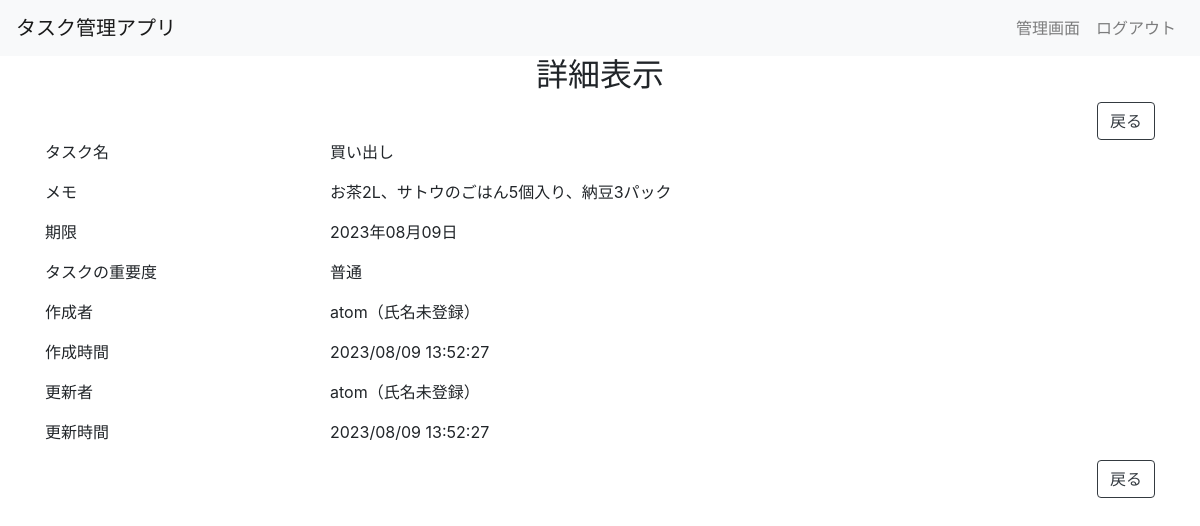
Page /detail/1/ (signed in) on the committed database.
### app/models.py (models this page shows, shortened)
class Item(models.Model):
    sample_1 = models.CharField(
        verbose_name='タスク名',
        max_length=20,
        blank=True,
        null=True,
    )
    sample_2 = models.TextField(
        verbose_name='メモ',
        blank=True,
        null=True,
    )
    sample_7 = models.DateField(
        verbose_name='期限',
        blank=True,
        null=True,
    )
    sample_9_choice = (
        (1, '重要'),
        (2, '緊急'),
        (3, '普通'),
    )
    sample_9 = models.IntegerField(
        verbose_name='タスクの重要度',
        choices=sample_9_choice,
        blank=True,
        null=True,
    )
    created_by = models.ForeignKey(
        User,
        verbose_name='作成者',
        blank=True,
        null=True,
        related_name='CreatedBy',
        on_delete=models.SET_NULL,
        editable=False,
    )
    created_at = models.DateTimeField(
        verbose_name='作成時間',
        blank=True,
        null=True,
        editable=False,
    )
    updated_by = models.ForeignKey(
        User,
        verbose_name='更新者',
        blank=True,
        null=True,
        related_name='UpdatedBy',
        on_delete=models.SET_NULL,
        editable=False,
    )
    updated_at = models.DateTimeField(
        verbose_name='更新時間',
        blank=True,
        null=True,
        editable=False,
    )
    class Meta:
        verbose_name = 'タスク管理'
        verbose_name_plural = 'タスク管理'

### users/models.py (models this page shows, shortened)
class User(AbstractUser):
    full_name = models.CharField(
        verbose_name='氏名',
        max_length=100,
        blank=True
    )
    is_staff = models.BooleanField(
        _('staff status'),
        default=True,
    )
    def get_full_name(self):
        if self.full_name:
            return self.full_name
        else:
            return self.username + '（氏名未登録）'

### app/views.py (the view)
# urls.py: path('detail/<int:pk>/', ItemDetailView.as_view(), name='detail'),
class ItemDetailView(LoginRequiredMixin, DetailView):
    model = Item
    def get_context_data(self, **kwargs):
        return super().get_context_data(**kwargs)

### app/templates/app/item_detail.html
{% extends "./_base.html" %}
{% block content %}
    <div class="container">
        <h2 class="text-center">詳細表示</h2>
        <div class="row">
            <div class="col-12">
                <a class="btn btn-outline-dark float-right" href="{% url 'index' %}">戻る</a>
            </div>
        </div>
        {% include "./item_detail_contents.html" %}
        <div class="row">
            <div class="col-12">
                <a class="btn btn-outline-dark float-right" href="{% url 'index' %}">戻る</a>
            </div>
        </div>
    </div>
{% endblock %}

### app/templates/app/item_detail_contents.html
<div class="row">
    <div class="col-5 col-sm-3">
        <p>タスク名</p>
    </div>
    <div class="col-7 col-sm-9">
        <p>{{  item.sample_1|default_if_none:"未入力"  }}</p>
    </div>
</div>
<div class="row">
    <div class="col-5 col-sm-3">
        <p>メモ</p>
    </div>
    <div class="col-7 col-sm-9">
        <p>{{  item.sample_2|default_if_none:"未入力" }}</p>
    </div>
</div>
<div class="row">
    <div class="col-5 col-sm-3">
        <p>期限</p>
    </div>
    <div class="col-7 col-sm-9">
        <p>{{ item.sample_7|date:"Y年m月d日" }}</p>
    </div>
</div>
<div class="row">
    <div class="col-5 col-sm-3">
        <p>タスクの重要度</p>
    </div>
    <div class="col-7 col-sm-9">
        <p>{{ item.get_sample_9_display|default_if_none:"未入力" }}</p>
    </div>
</div>
<div class="row">
    <div class="col-5 col-sm-3">
        <p>作成者</p>
    </div>
    <div class="col-7 col-sm-9">
        <p>{{ item.created_by.get_full_name }}</p>
    </div>
</div>
<div class="row">
    <div class="col-5 col-sm-3">
        <p>作成時間</p>
    </div>
    <div class="col-7 col-sm-9">
        <p>{{ item.created_at|date:"Y/m/d G:i:s" }}</p>
    </div>
</div>
<div class="row">
    <div class="col-5 col-sm-3">
        <p>更新者</p>
    </div>
    <div class="col-7 col-sm-9">
        <p>{{ item.updated_by.get_full_name }}</p>
    </div>
</div>
<div class="row">
    <div class="col-5 col-sm-3">
        <p>更新時間</p>
    </div>
    <div class="col-7 col-sm-9">
        <p>{{ item.updated_at|date:"Y/m/d G:i:s" }}</p>
    </div>
</div>

### rows in the picture
Item: sample_1 "買い出し", sample_2 "お茶2L、サトウのごはん5個入り、納豆3パック", sample_7 "2023年08月09日", sample_9 "普通", created_by.get_full_name "atom（氏名未登録）", created_at "2023/08/09 13:52:27", updated_by.get_full_name "atom（氏名未登録）", updated_at "2023/08/09 13:52:27"
